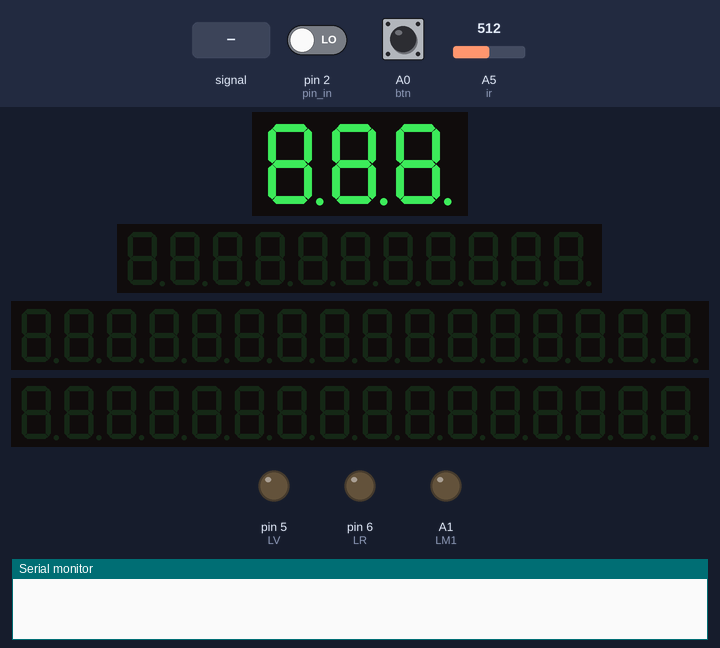
Bench run of a sketch on a simulated Arduino Uno, built with avr-gcc and run on an emulated ATmega328P. Parts: 3-digit seven-segment display, 11-digit seven-segment display, 2 × 16-digit seven-segment display, output pins drawn as LEDs (lit = HIGH), the last lines printed to the serial monitor. Wiring (inferred from the names in the program): 3 × MAX7219 LED driver: CS pin 10 / CS A3 / CS A2; 9 × MAX7219 LED driver: CS pin 4. Inputs (shaded band) come from the test bench; at power-on: A5 (ir) = 512, A0 (btn) HIGH, pin 2 (pin_in) LOW. Pins used as bus, display or sensor lines are not drawn.

Above: at 0.1 s.
3.3 s: A5 (ir) set to 469
4.8 s: A5 (ir) set to 442
At 5.5 s:
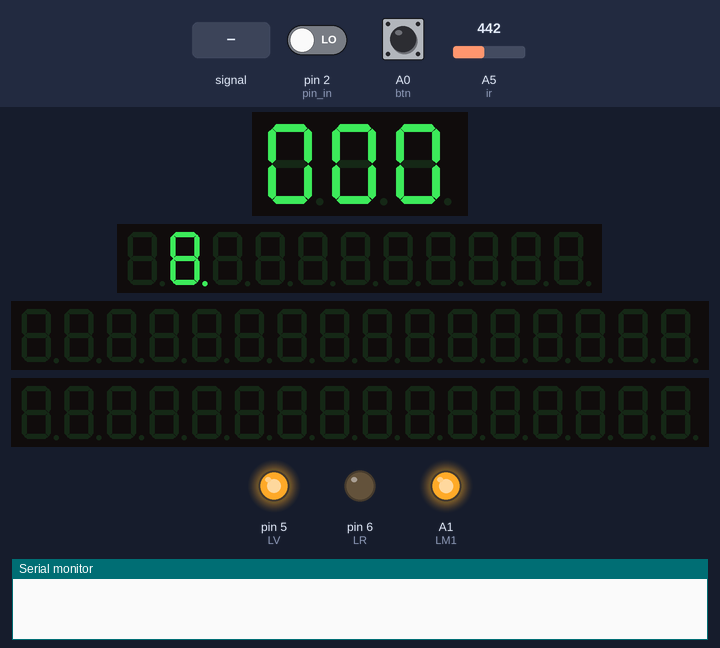
6.3 s: A0 (btn) pulled LOW for 0.15 s
At 6.7 s:
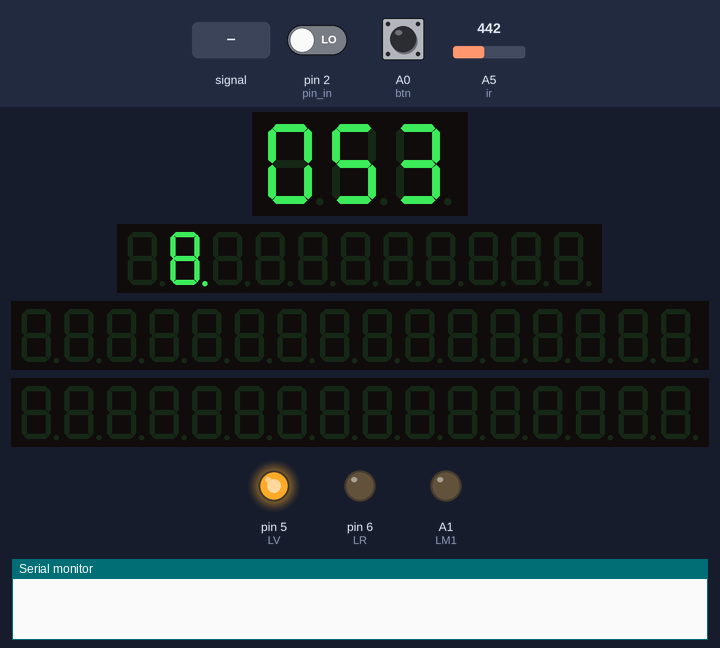
7.9 s: A5 (ir) fed a 200 Hz sine of ±81 counts around its level
At 9.3 s:
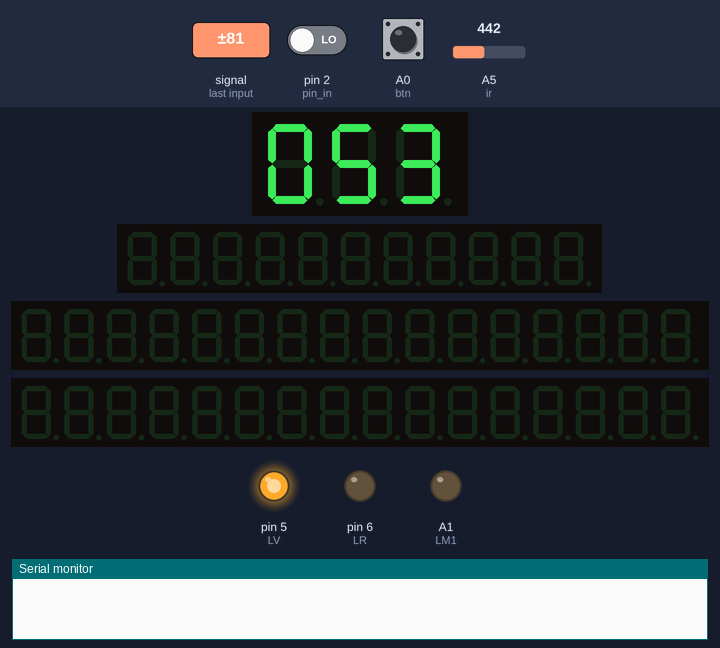
10.9 s: A0 (btn) pulled LOW for 1 s
At 12.2 s:
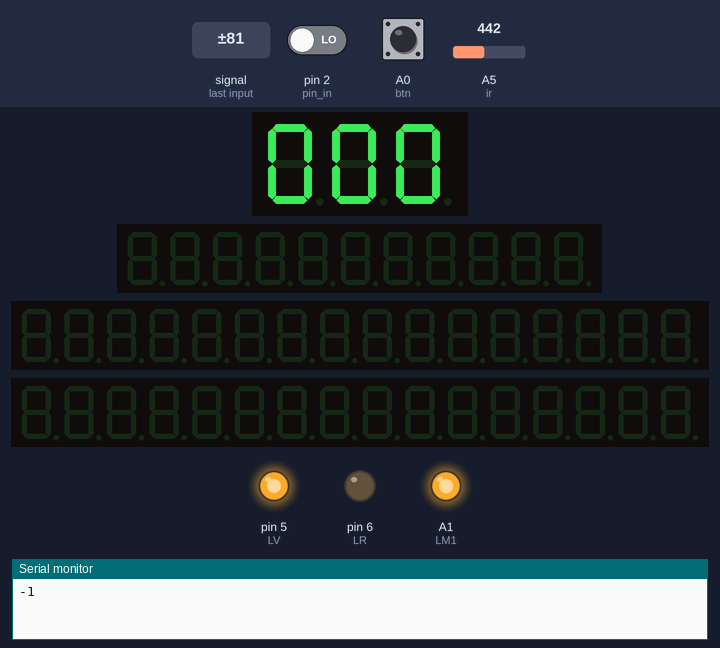
12.5 s: A0 (btn) pulled LOW for 3.2 s
At 13.8 s:
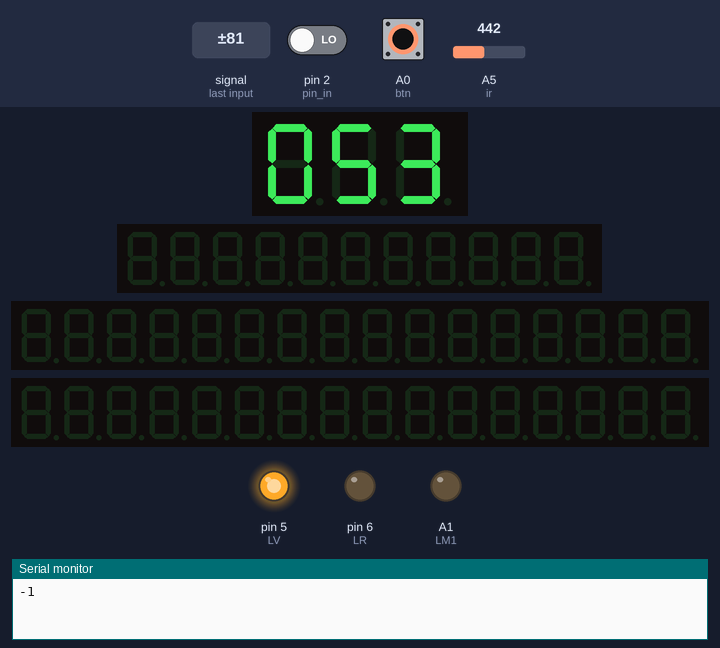
Timing chart, 0 to 15.5 s (numbered marks = the images above; inputs shaded):
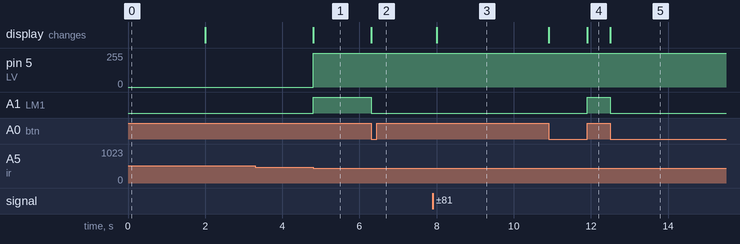

Measured:
- the behaviour switches between 457 and 456 on A5 (ir) (found by bisection; images 0 and 1)
- after the input at 3.3 s, every drawn part: stays the same
- after the input at 4.8 s, pin 5 (LV): 0/255 → 254/255 at once; A1 (LM1): LOW → HIGH at once; the display: changes at once (image 1)
- after the input at 6.3 s, A1 (LM1): HIGH → LOW at once; the display: changes at once (image 2)
- after the input at 7.9 s, the display: changes after 0.10 s (image 3)
- after the input at 10.9 s, A1 (LM1): LOW → HIGH after 1.0 s
- after the input at 12.5 s, A1 (LM1): HIGH → LOW at once; the display: changes at once (image 5)

The sketch:

TPE_main.ino
```cpp
/*
 * 10 == CS#
   11 == SI
   13 == SCK
   2 == Debimetre
   A5 == IR
   5 == Led verte
   6 == Led rouge
   A1 == Led mode 1
   A2 == Led mode 2
   A3 == Led mode 3
   4 == Electrovanne
   A0 == Bouton
 */

#include <SPI.h>

//Déclaration des entrées
const byte hallsensor = 2, btn = A0;
byte pin_in[] = {hallsensor, btn};

//Déclaration des sorties
const byte LR = 6, LV = 5, LM1 = A1, LM2 = A2, LM3 = A3, van = 4;
byte pin_out[] = {LR, LV, LM1, LM2, LM3, van};

const byte slaveSelect = 10, maxCount = 99;
const byte timerClock = 2000, timer = 10, tempOn = 3, orange = 30, red = 60, redb = 99, eco = 35, hum = 35, rin = 30;

int millis0 = 0, calc, time, tps, time_mode, Clock, mode = 0, diffclock, access = 1;
int mbE = 0, state = 0, md, ir_value, distance, a, i, c, d = 0, e = 0, f = 0, conso, conso_temp, confirm, last, rcpt, user_last, user_secure, user;

int ir = A5;

volatile int NbTopsFan; //measuring the rising edges of the signal

void setup(){
  SPI.begin();   // initialize SPI
  pinMode(slaveSelect, OUTPUT);
  digitalWrite(slaveSelect,LOW);  // select slave
  sendCommand(12,0);  // normal mode (default is shutdown mode);
  sendCommand(15,1);  // Display test on
  sendCommand(10,2);  // set medium intensity (range is 0-15)
  sendCommand(11,2);  // 7221 digit scan limit command
  sendCommand(9,255); // decode command, use standard 7-segment digits
  digitalWrite(slaveSelect,HIGH);  // deselect slave

  for(byte a = 0; a < sizeof(pin_in); a++){
    pinMode(pin_in[a], INPUT);
  }

  for(byte a = 0; a < sizeof(pin_out); a++){
    pinMode(pin_out[a],OUTPUT);
  }
  digitalWrite(btn, HIGH);

  digitalWrite(LV, LOW);
  digitalWrite(LR, LOW);

  attachInterrupt(0, rpm, RISING); //and the interrupt is attached

  delay(2000);
  digitalWrite(slaveSelect,LOW);  // select slave
  sendCommand(15,0);  // Display test off
  sendCommand(12,0);  // normal mode (default is shutdown mode);
  digitalWrite(slaveSelect,HIGH);  // deselect slave
  displayNumber(0);
  Serial.begin(9600);
}

void loop(){
//Variables à valeur changeante
  time = millis()/1000;
  md = digitalRead(btn);

//Appel de fonction
  modeSelect();
  modeLed();

//Ajoute un delai avant coupure
  if(user_detect()){
      user_secure = time;
      user = 1;
  }else if(user_secure + 1 <= time){
      user = 0;
  }

//Block principal
  if(user){
    attachInterrupt(0, rpm, RISING);
    tps = time;
    if(access){
      digitalWrite(van, HIGH);
    }else{
      digitalWrite(van, LOW);
    }
    if(state == 0){
      NbTopsFan = 0;
      conso = 0;
      turn_On();
      displayNumber(calc);
      state = 1;
    }
  }else{
    detachInterrupt(0);
    digitalWrite(van, LOW);
    if(state == 1){
      if(time - tps > timer){
        turn_Off();
        last = 0;
        rcpt = 0;
        state = 0;
        tps = 0;
        calc = 0;
        d = 0;
        e = 0;
        f = 0;
        c = 0;
        rcpt = 0;
        access = 1;
        Serial.println(conso);
      }
    }
  }

//Block des modes
  if(state == 1){
   switch(mode){
    case 0:
        calc = conso;
        displayNumber(calc);
        tricolor(orange, red, redb);
    break;
    case 1:
        calc = (eco - conso);
        displayNumber(calc);
        tricolor(eco/3*2, eco/3, 2);
        if(eco/2-2 < calc && eco/2+2 > calc && d == 0){
          detachInterrupt(0);
          if(f == 0){
            e = time;
            f = 1;
          }
          access = 0;
          displayBlink();
          if(time - e > 6 && d == 0){
            attachInterrupt(0, rpm, RISING);
            access = 1;
            d = 1;
            displayLight();
          }
        }
        if (calc <= 0){
            access = 0;
        }
        break;
    case 2:
      if(c <= 50){
        mode = 0;
        c = 0;
      }
      if(rcpt == 0){
        Serial.println(-1);
        last = Serial.parseInt();
        c++;
      }
      if(last > 0){
        rcpt = 1;
        if(last > hum){
          calc = (last*0.9 - conso);
          tricolor(last*0.9/3*2, last*0.9/3, 2);
          }else{
          calc = (hum - conso);
          tricolor(eco/3*2, eco/3, 2);
        }
        if (calc <= 0){
          access = 0;
        }
        displayNumber(calc);
      }
    break;
    }
  }
}

// Fonction d'affichage d'un nombre
void displayNumber( int number){
  if(number<=maxCount && number >= 0){
    for (int i = 0; i < 2; i++)
    {
      byte character = number % 10;  // get the value of the rightmost decade
      // send digit number as command, first digit is command 1
      sendCommand(2-i, character);
      number = number / 10;
    }
  }else if(number>maxCount){
    sendCommand(2, 9);
    sendCommand(1, 9);
  }
}

//Fonction pour faire clignoter le digits
void displayBlink(){
  if(clock()){
    digitalWrite(slaveSelect,LOW);
    sendCommand(10,2);
    digitalWrite(slaveSelect,HIGH);
  }else{
    digitalWrite(slaveSelect,LOW);
    sendCommand(10,0);
    digitalWrite(slaveSelect,HIGH);
  }
}

//Fonction de communication avec le digits
void sendCommand( int command, int value){
  digitalWrite(slaveSelect,LOW);
  SPI.transfer(command);
  SPI.transfer(value);//test
/**/
  digitalWrite(slaveSelect,HIGH);
}

//Fonction qui gère la led tricolore
void tricolor(int born1, int born2, int born3){
  if(born1 < born3){
    if (calc < born1){
      color_set(254, 0);
    }else if (calc >= born1 && calc < born2){
      color_set(127, 127);
    }else if (calc >= born2 && calc < born3){
      color_set(0, 254);
    }else{
      led_blink();
      displayBlink();
    }
  }else{
    if (calc > born1){
      color_set(254, 0);
    }else if (calc <= born1 && calc > born2){
      color_set(127, 127);
    }else if (calc <= born2 && calc > born3){
      color_set(0, 254);
    }else{
      led_blink();
      displayBlink();
    }
  }
}

//Fonction qui definie la couleur de led
void color_set(int lv, int lr){
  analogWrite (LV, lv);
  analogWrite (LR, lr);
}

//Fonction qui clignoter la led
void led_blink(){
  digitalWrite(LV, LOW);
  if(clock()){
    analogWrite(LR, 255);
  }else{
    analogWrite(LR, 25);
  }
}

//Fonction qui allume les témoins
void turn_On(){
  digitalWrite(slaveSelect,LOW);
  sendCommand(12,1);
  sendCommand(10,2);
  digitalWrite(slaveSelect,HIGH);
  color_set(255,0);
}

//Fonction qui éteint les témoins
void turn_Off(){
  digitalWrite(slaveSelect,LOW);
  sendCommand(12,0);
  digitalWrite(slaveSelect,HIGH);
  color_set(0,0);
  digitalWrite(LM1, LOW);
  digitalWrite(LM2, LOW);
  digitalWrite(LM3, LOW);
}

//Fonction de détéction de la consomation (attacher à un interupt)
void rpm (){
  NbTopsFan++;
  conso_temp = NbTopsFan / 10;
  if(conso != conso_temp){
    conso = conso_temp;
  }
}

//Générateur à pulsation
int clock(){
  diffclock = millis() - millis0;
  if (diffclock < timerClock ){
    return 1;
  }else if (diffclock < timerClock*2 ){
    return 0;
  }else{
    millis0 = millis();
  }
}

//Fonction de détéction d'utilisateur
int user_detect(){
  a = 0;
  for(i = 0; i <= 5; i++){
    ir_value = analogRead(ir);
    distance = 4800/(ir_value - 20);
    if(distance > 10 && distance < 30){
      a++;
    }
  }
  if(a == i){
    return 1;
  }else{
    return 0;
  }
}

//Detection du mode
void modeSelect(){
  if ((mbE == 0) && (md == 0)){
    if(time >= time_mode){
      confirm = 0;
    }
    if(state){
      confirm = 1;
    }
    if(confirm){
      mode++;
      if (mode == 3){
          mode = 0;
      }
    }
    mbE = 1;
    time_mode = time + tempOn;
    confirm = 1;
    modeLed2();
  }else if (md == 1){
    mbE = 0;
  }
}

//Gestion des leds mode
void modeLed(){
  if(state){
    modeLed2();
  }else if(state == 0 && time >= time_mode){
    digitalWrite(LM1, LOW);
    digitalWrite(LM2, LOW);
    digitalWrite(LM3, LOW);
  }
}

void modeLed2(){
  switch(mode){
    case 0:
      digitalWrite(LM1, HIGH);
      digitalWrite(LM2, LOW);
      digitalWrite(LM3, LOW);
    break;
    case 1:
      digitalWrite(LM1, LOW);
      digitalWrite(LM2, HIGH);
      digitalWrite(LM3, LOW);
    break;
    case 2:
      digitalWrite(LM1, LOW);
      digitalWrite(LM2, LOW);
      digitalWrite(LM3, HIGH);
    break;
  }
}

void displayLight(){
  digitalWrite(slaveSelect,LOW);
  sendCommand(10,2);
  digitalWrite(slaveSelect,HIGH);
}
```
